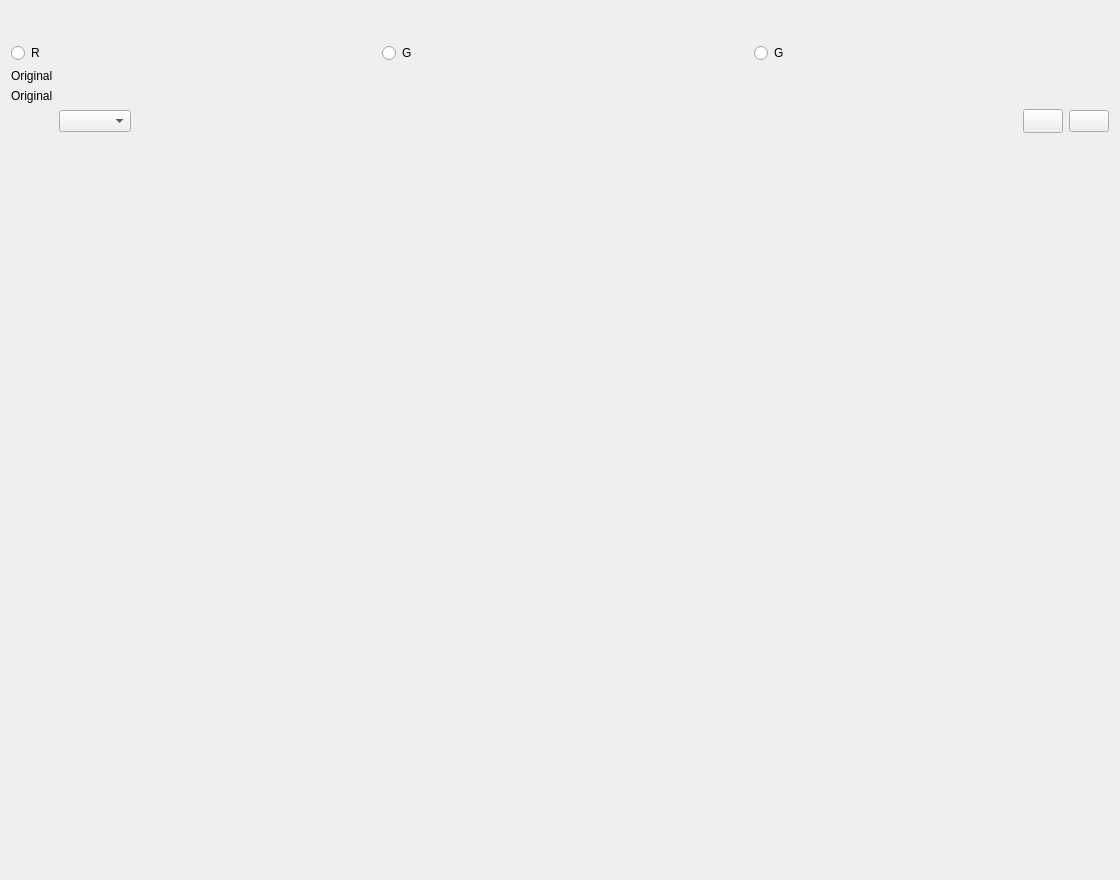
<?xml version="1.0" encoding="UTF-8"?>
<ui version="4.0">
 <class>Form</class>
 <widget class="QWidget" name="Form">
  <property name="geometry">
   <rect>
    <x>0</x>
    <y>0</y>
    <width>1120</width>
    <height>880</height>
   </rect>
  </property>
  <property name="windowTitle">
   <string>Form</string>
  </property>
  <layout class="QFormLayout" name="formLayout_2">
   <item row="0" column="1">
    <layout class="QFormLayout" name="formLayout">
     <item row="0" column="0">
      <widget class="QWidget" name="widget" native="true">
       <property name="minimumSize">
        <size>
         <width>10</width>
         <height>10</height>
        </size>
       </property>
      </widget>
     </item>
     <item row="0" column="1">
      <widget class="QWidget" name="widget_2" native="true">
       <property name="minimumSize">
        <size>
         <width>10</width>
         <height>10</height>
        </size>
       </property>
      </widget>
     </item>
     <item row="1" column="1">
      <widget class="QWidget" name="widget_3" native="true">
       <property name="minimumSize">
        <size>
         <width>10</width>
         <height>10</height>
        </size>
       </property>
      </widget>
     </item>
    </layout>
   </item>
   <item row="1" column="0" colspan="2">
    <layout class="QHBoxLayout" name="horizontalLayout_2">
     <property name="spacing">
      <number>16</number>
     </property>
     <item>
      <widget class="QRadioButton" name="radioButton">
       <property name="text">
        <string>R</string>
       </property>
      </widget>
     </item>
     <item>
      <widget class="QRadioButton" name="radioButton_2">
       <property name="text">
        <string>G</string>
       </property>
      </widget>
     </item>
     <item>
      <widget class="QRadioButton" name="radioButton_3">
       <property name="text">
        <string>G</string>
       </property>
      </widget>
     </item>
    </layout>
   </item>
   <item row="2" column="0">
    <widget class="QLabel" name="OriginalLabel">
     <property name="text">
      <string>Original</string>
     </property>
    </widget>
   </item>
   <item row="4" column="1">
    <layout class="QHBoxLayout" name="horizontalLayout">
     <item>
      <widget class="QComboBox" name="comboBox">
       <property name="maxVisibleItems">
        <number>48</number>
       </property>
       <property name="iconSize">
        <size>
         <width>24</width>
         <height>24</height>
        </size>
       </property>
      </widget>
     </item>
     <item>
      <spacer name="horizontalSpacer">
       <property name="orientation">
        <enum>Qt::Horizontal</enum>
       </property>
       <property name="sizeHint" stdset="0">
        <size>
         <width>498</width>
         <height>13</height>
        </size>
       </property>
      </spacer>
     </item>
     <item>
      <widget class="QPushButton" name="pushButton_2">
       <property name="minimumSize">
        <size>
         <width>24</width>
         <height>24</height>
        </size>
       </property>
       <property name="text">
        <string/>
       </property>
       <property name="icon">
        <iconset>
         <normaloff>asset/SaveAll.svg</normaloff>asset/SaveAll.svg</iconset>
       </property>
       <property name="iconSize">
        <size>
         <width>24</width>
         <height>24</height>
        </size>
       </property>
      </widget>
     </item>
     <item>
      <widget class="QPushButton" name="pushButton">
       <property name="minimumSize">
        <size>
         <width>0</width>
         <height>0</height>
        </size>
       </property>
       <property name="text">
        <string/>
       </property>
       <property name="icon">
        <iconset>
         <normaloff>asset/Save.svg</normaloff>asset/Save.svg</iconset>
       </property>
       <property name="iconSize">
        <size>
         <width>24</width>
         <height>24</height>
        </size>
       </property>
      </widget>
     </item>
    </layout>
   </item>
   <item row="3" column="0">
    <widget class="QLabel" name="Label">
     <property name="text">
      <string>Original</string>
     </property>
    </widget>
   </item>
  </layout>
 </widget>
 <resources/>
 <connections/>
</ui>
